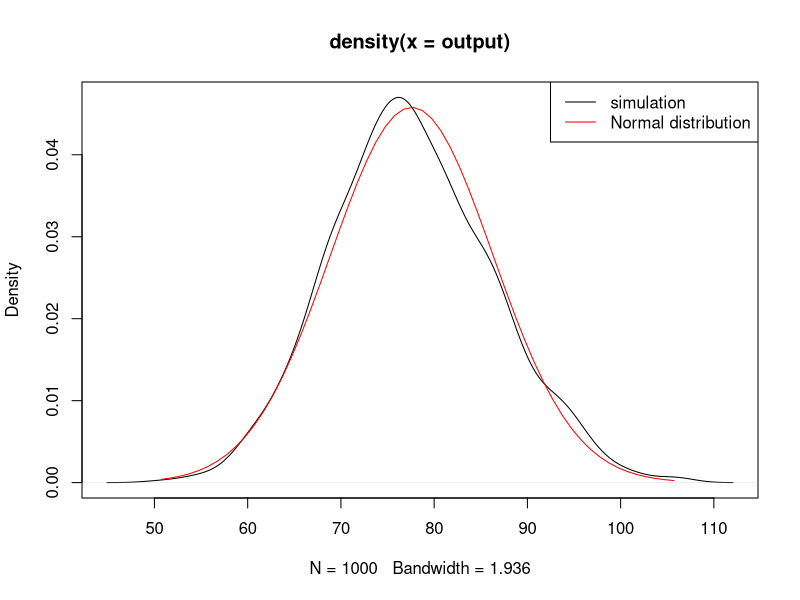

The R script that drew this image: (Note: this script raises an error after producing the figure.)
cltfunction <- function(n=1000, nbdistri=100)
{
  output <- vector(length = n)
rddistri <- list(rnorm, runif, rpois)

for (i in 1:nbdistri)
{
  choosedistri <- sample(1:length(rddistri), size = 1)
  if(choosedistri %in% 1)
  {
    output <- output + rddistri[[choosedistri]](n, rnorm(1), runif(1,0,1))
  }
  if(choosedistri %in% 2)
  {
    output <- output + rddistri[[choosedistri]](n, 0, runif(1,0.1,3))
  }
  if(choosedistri %in% 3)
  {
    output <- output + rddistri[[choosedistri]](n, exp(runif(1)))
  }
}
plot(density(output))
lines(x=seq(min(output),max(output),by = 1), y=dnorm(seq(min(output),max(output),by = 1), mean = mean(output), sd=sd(output)), col="red")
legend(x="topright", legend = c("simulation", "Normal distribution"), col=c("black", "red"), lwd=1)
return(shapiro.test(output))
}


cltfunction()

halfmean1 <- function(x)
{
  mean(x)/2
}
halfmean2 <- function(x,...)
{
  mean(x,...)/2
}
halfmean3 <- function(x,na.rm)
{
  mean(x,na.rm=na.rm)/2
}

somedata <- c(10, 25, NA)
halfmean1(somedata)
halfmean2(somedata)

halfmean1(somedata, na.rm=TRUE)
halfmean2(somedata, na.rm=TRUE)
halfmean3(somedata, na.rm=TRUE)

halfmean2(somedata, guhu=TRUE)




f0 <- function(x=2){
  x <- x
  y <- x+2
  return(y)
}

f1 <- function(x=2){
  x <<- x
  y <- x+2
  return(y)
}

x <- rnorm(1000)
f0()+x

x <- rnorm(1000)
f1()+x
x+f1()
x

tree<-function(x,y,l,dir,n,nmax){
  if(n==0){
    return()
  }
  pos<-round(runif(1,1,199))
  colour=rainbow(200,start=0.2,end=0.6,v=0.6)[pos]
  lines(c(x,x+l*sin(dir)),c(y,y+l*cos(dir)),
        lwd=20*(n/nmax),col=colour)
  branches<-round(runif(1,2,4))
  for(i in 1:branches){
    angle<-dir+(-pi/6)+(pi/3)*(i-1)/(branches-1)
    l2<-runif(1,0.7,0.85)*l
    tree(x+l*sin(dir),y+l*cos(dir),l2,angle,n-1,nmax)
  }
}

plot(0,0,type="n",xlim=c(-10,10),ylim=c(0,10),
     xaxt="n",yaxt="n",ylab="",xlab="")
tree(0,0,2,0,8,4)


ped <- read.csv("SlideExercisesAndData/wrongpedigree.csv")
head(ped)


